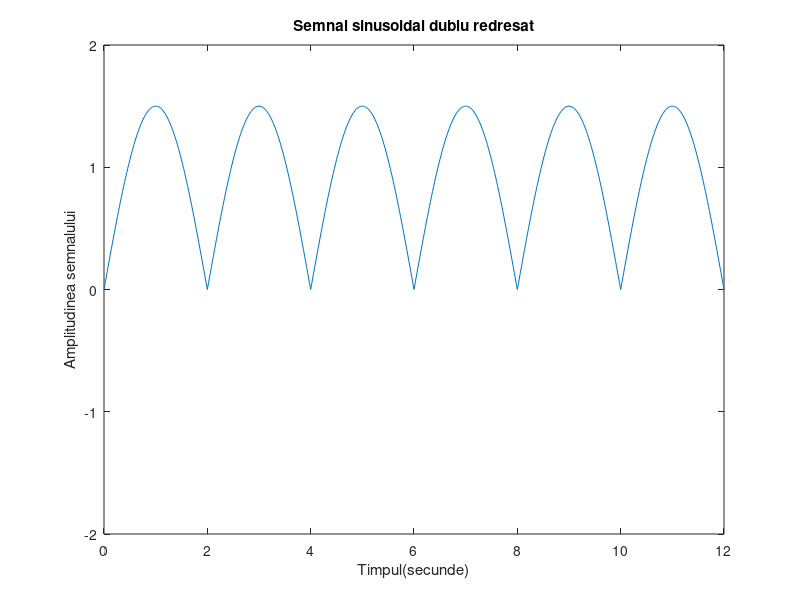

Source code (MATLAB):
t=0:.02:12;
%20ms
x=1.5*abs(sin(0.5*pi*t));
plot(t,x)
axis([0 12 -2 2])
xlabel('Timpul(secunde)')
ylabel('Amplitudinea semnalului')
title('Semnal sinusoidal dublu redresat')